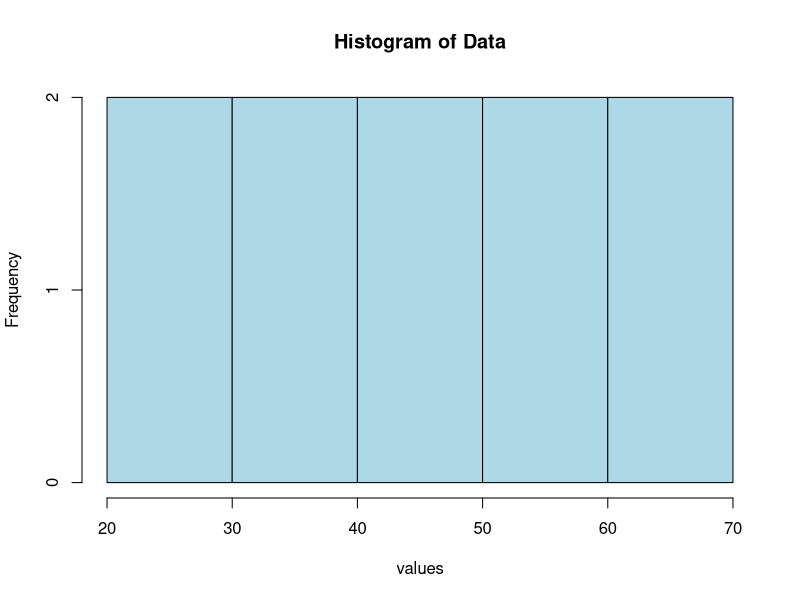

R code for this plot:
# This is a simple R script

# Load a dataset (you can replace this with your own data)
data <- c(25, 30, 35, 40, 45, 50, 55, 60, 65, 70)

# Calculate the mean and standard deviation
mean_value <- mean(data)
sd_value <- sd(data)

# Print the mean and standard deviation
cat("Mean:", mean_value, "\n")
cat("Standard Deviation:", sd_value, "\n")

# Create a histogram to visualize the data
hist(data, main = "Histogram of Data", xlab = "values", ylab = "Frequency", col = "lightblue")

